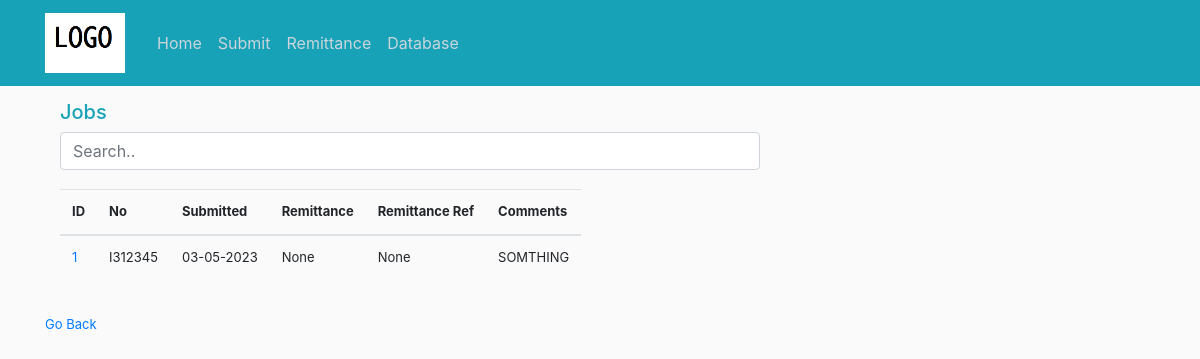
Page /home on the earlier database version.
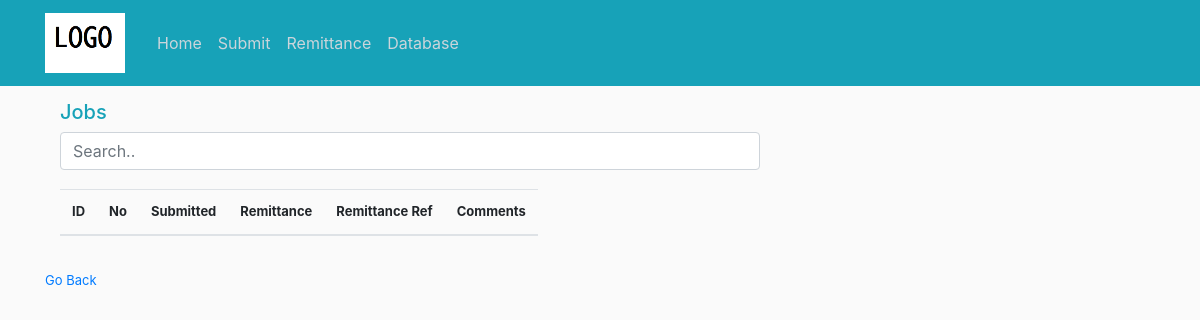
Same page on the later database version.
### tables this page shows
CREATE TABLE job_list (
         id integer primary key autoincrement,
         job_no text,
         submited_date text,
         remittance_date text,
         remittance_ref text,
         comments text,
         active int DEFAULT 1
     );

### flask_app.py (the view)
@app.route("/")
@app.route("/home")
def home():
    global AGENT
    print(get_all_jobs())
    print(request.headers.get('User-Agent'))
    user_agent = request.headers.get('User-Agent')
    for k,v in TESTED_AGENTS.items():
        position = user_agent.find(k)
        if position > 0:
            AGENT = v
            break
        else:
            AGENT ='UNTESTED'
    print(AGENT)
    return render_template('home.html', jobs=get_all_jobs(), site_url=WEB_SITE_URL)

### flask_app.py (called while the page is built)
def get_all_jobs():
    conn = sql.connect(DB, check_same_thread=False)
    conn.row_factory = sql.Row
    c = conn.cursor()
    c.execute(f" Select * \
                from job_list \
                where active = 1 \
                 and id not in (select id from job_list  \
                                 where (submited_date IS not Null  and remittance_date is not null) \
                                 ) \
                 order by datetime(submited_date) \
                 ")
    data = c.fetchall()
    conn.close()
    return data

### templates/home.html
{% extends "layout.html" %}
{% block content %}
    <div class="container">
      <h5 class="text-info">Jobs</h5>
      <input class="form-control" id="myInput" type="text" placeholder="Search..">
      <br>
      <table class="table table-hover table-responsive sortable">
        <thead>
          <tr>
            <th>ID</th>
            <th>No</th>
            <th>Submitted</th>
            <th>Remittance</th>
            <th>Remittance Ref</th>
            <th>Comments</th>
          </tr>
        </thead>
        <tbody id="myTable">
          {% for job in jobs %}
          <tr>
            <td><a title= "Click to edit" href={{site_url}}/edit?id={{job.id}}>{{job.id}}</a></td>
            <td>{{job.job_no}}</td>
            <td>{{job.submited_date}}</td>
            <td>{{job.remittance_date}}</td>
            <td>{{job.remittance_ref}}</td>
            <td>{{job.comments}}</td>
          </tr>
          {% endfor %}
        </tbody>
      </table>
    </div>
{% endblock content %}

### templates/layout.html (shortened to what this page needs)
<!DOCTYPE html>
<html>
<head>
    <link rel="stylesheet" href="https://cdn.jsdelivr.net/npm/bootstrap@4.3.1/dist/css/bootstrap.min.css">
    <link rel="stylesheet" type="text/css" href="{{ url_for('static', filename='main.css') }}">
</head>
<body>
    <header class="site-header">
        <nav class="navbar navbar-expand-md navbar-dark bg-info fixed-top">
          <div class="container">
            <a class="navbar-brand mr-4" href="/">
            <img src="{{url_for('static',filename='img/img.png')}}" alt="" width="80" height="60"/></a>
            <div class="collapse navbar-collapse" id="navbarToggle">
              <div class="navbar-nav mr-auto">
                <a class="nav-item nav-link" href="/">Home</a>
                <a class="nav-item nav-link" href="/submit_job">Submit</a>
                <a class="nav-item nav-link" href="/remittance_jobs">Remittance</a>
                <a class="nav-item nav-link" href="/view_db">Database</a>
              </div>
            </div>
          </div>
        </nav>
    </header>
      <main role="main" class="container">
        <div class="row" >
          <div class="col-md-8 small-text">
            <br>
            {% block content %}{% endblock %}
            <br>
            <a href="javascript:history.back()">Go Back</a>
          </div>
          <div class="col-md-4">
          </div>
        </div>
      </main>
</body>
</html>

### static/main.css (style rules this page uses)
.small-text { font-size: small; }
body { background: #fafafa; color: #333333; margin-top: 5rem; }
h1, h2, h3, h4, h5, h6 { color: #444444; }
.site-header .navbar-nav .nav-link { color: #cbd5db; }

Differences in the rows shown:
removed job_list: id "1", job_no "I312345", submited_date "03-05-2023", remittance_date "None", remittance_ref "None", comments "SOMTHING"
